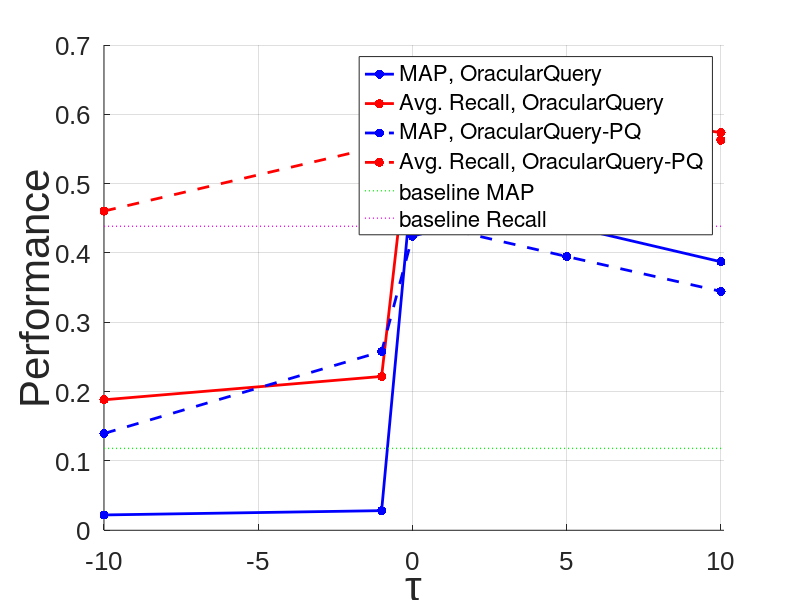
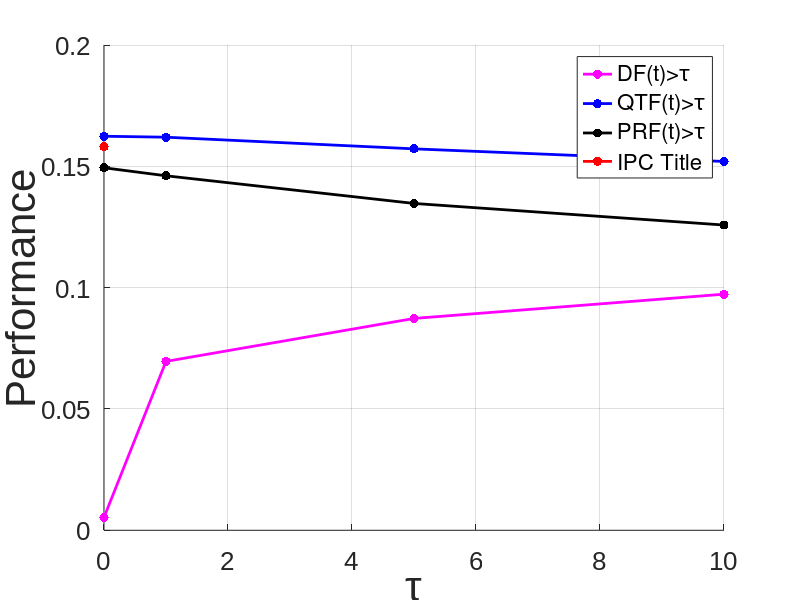

Write the MATLAB code that produced these figures, in order.
clear all
close all

% ---- RF threshold -----
% tau=[-10,-1,-0.1,0,1,5,10];
% MAP = [0.0221,0.0283,0.0684,0.5075,0.4875,0.4394,0.3873];
% PRES = [0.1813,0.2143,0.3832,0.6087, 0.6183, 0.6023, 0.5682];
% Recall =[0.1882,0.2219,0.3908,0.6118, 0.6223, 0.6072, 0.5736];
tau=    [-10,-1,0,1,5,10];
MAP =   [0.0221,0.0283, 0.5075, 0.4875, 0.4394, 0.3873];
PRES =  [0.1813,0.2143, 0.6087, 0.6183, 0.6023, 0.5682];
Recall =[0.1882,0.2219, 0.6118, 0.6223, 0.6072, 0.5736];

MAP_PQ =   [0.1396, 0.2578, 0.4241, 0.4360, 0.3949, 0.3446];
Recall_PQ =[0.4604, 0.5544, 0.6165, 0.6224, 0.6020, 0.5628];

% ------------------ RF thresold plots -------------------
figure
hold on
grid
set(gca, 'FontName', 'Arial')
set(gca, 'FontSize', 19)
xlabel('\tau','FontSize', 30)
ylabel('Performance','FontSize', 30)
plot(tau, MAP,'-b.', 'LineWidth',2,'MarkerSize',20)
xlim([-10, 10.1])

hold on
plot(tau, Recall,'-r.', 'LineWidth',2,'MarkerSize',20)

plot(tau, MAP_PQ,'--b.', 'LineWidth',2,'MarkerSize',20)
plot(tau, Recall_PQ,'--r.', 'LineWidth',2,'MarkerSize',20)

line(xlim,[0.1181,0.1181],'LineWidth', 1 ,'color','g','LineStyle',':')
line(xlim,[0.4385,0.4385],'LineWidth', 1 ,'color','m','LineStyle',':')

h=legend('MAP, OracularQuery', 'Avg. Recall, OracularQuery', 'MAP, OracularQuery-PQ', 'Avg. Recall, OracularQuery-PQ','baseline MAP', 'baseline Recall','FontSize',20)
set(h,'FontSize',16);

% ----------------- Thresold plots for DF, QTF, PRF -----------------

tauDF = [0, 1, 5, 10];
MAPDF =   [0.0053, 0.0696, 0.0873, 0.0973];
MAPQFT =  [0.1624, 0.1620, 0.1572, 0.1520];
MAPPRF = [0.1494, 0.1461, 0.1347, 0.1258];
figure
hold on
grid
set(gca, 'FontName', 'Arial')
set(gca, 'FontSize', 19)
xlabel('\tau','FontSize', 30)
ylabel('Performance','FontSize', 30)
plot(tauDF, MAPDF,'-m.', 'LineWidth',2,'MarkerSize',20)
%  xlim([-10, 10.1])
%  ylim([0 0.45])

hold on
plot(tauDF, MAPQFT,'-b.', 'LineWidth',2,'MarkerSize',20)
plot(tauDF, MAPPRF,'-k.', 'LineWidth',2,'MarkerSize',20)
plot(0, 0.1581,'-r.', 'LineWidth',2,'MarkerSize',20)
% hold on
% line(xlim,[0.1581,0.1581],'LineWidth', 2 ,'color','g','LineStyle','--')

a=legend('DF(t)>\tau','QTF(t)>\tau', 'PRF(t)>\tau', 'IPC Title')
set(a,'FontSize',16);
